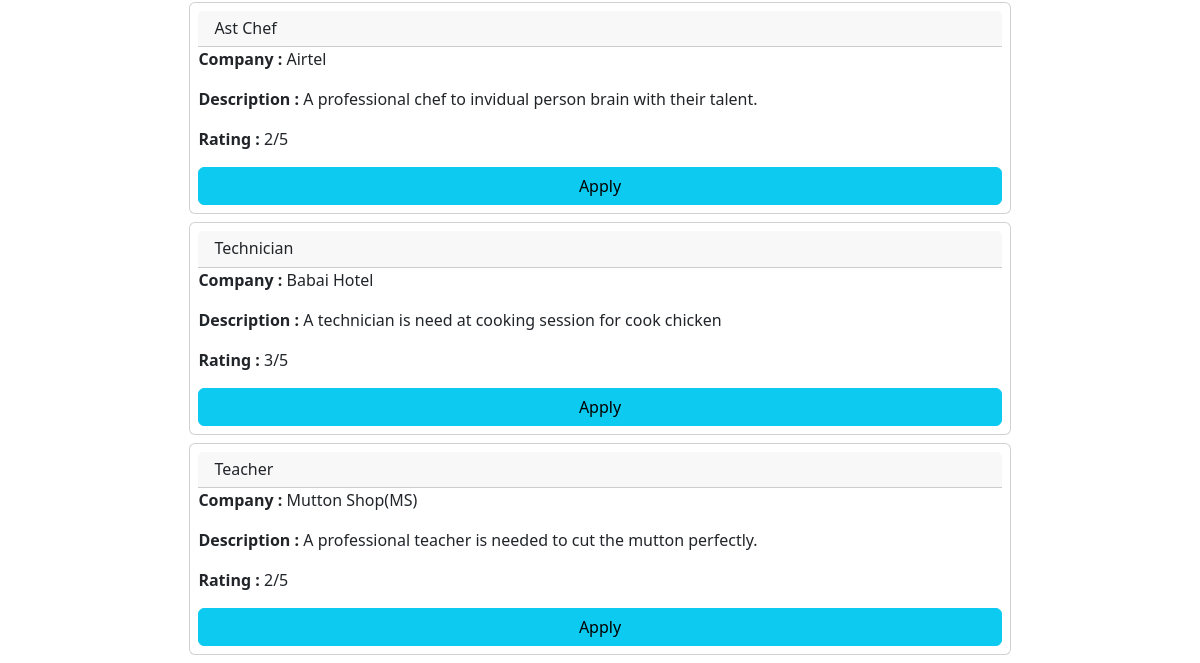
The page /jobs (signed in, lower part) on the database as committed earlier.
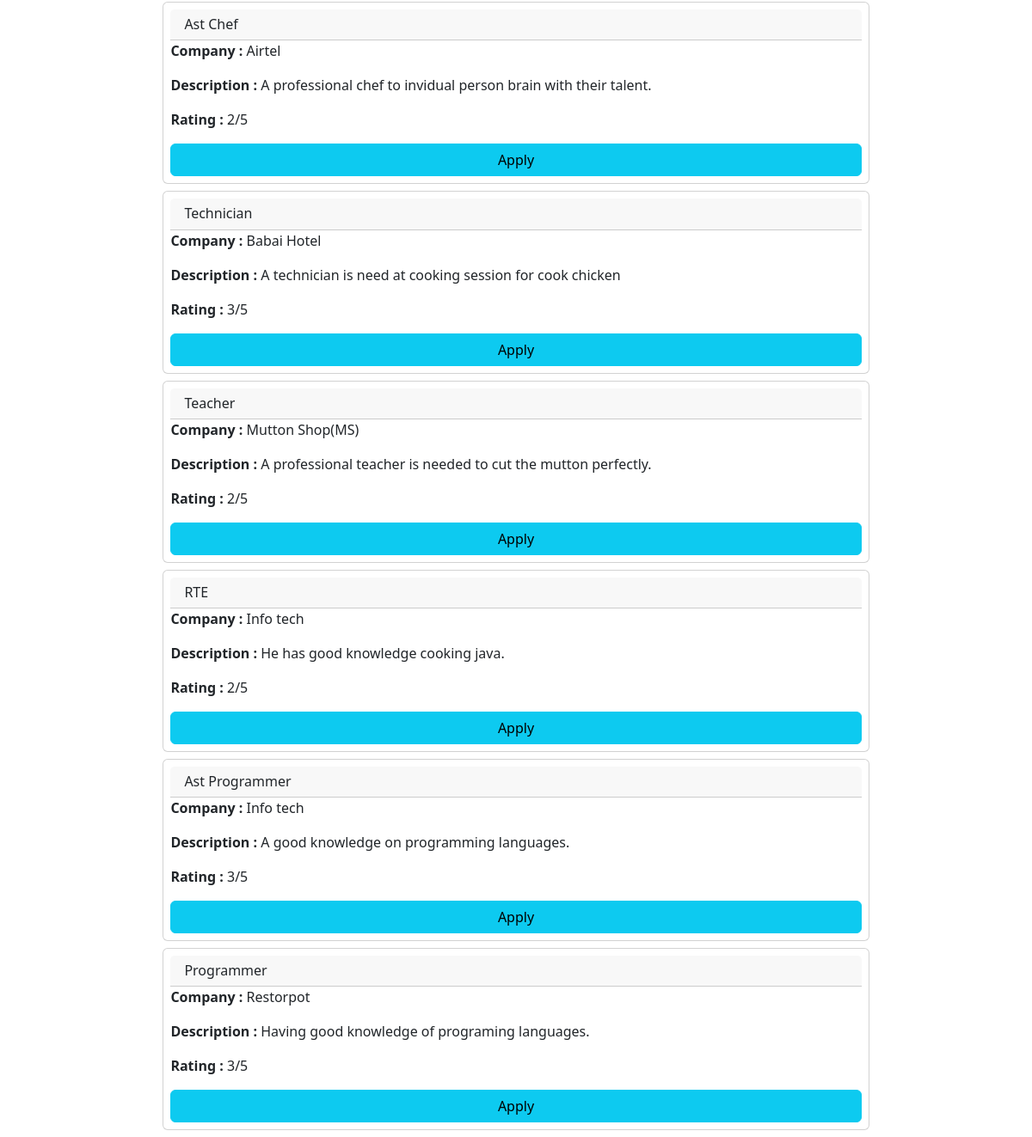
The same page on the database as committed later.
### business/models.py (models this page shows, shortened)
class Jobs(models.Model):
    job_id = models.AutoField(primary_key=True)
    post = models.CharField(max_length=200)
    company_name = models.CharField(max_length=200)
    rating = models.IntegerField()
    description = models.TextField(max_length=220)
    posted_on = models.DateField(auto_now=True)

### business/views.py (the view)
# urls.py: path('jobs', job_search, name="jobs"),
@login_required
def job_search(request):
    jobs = Jobs.objects.all().values()
    if request.method == "POST":
        search = request.POST.get("searching")
        if search != "":
            jobs = Jobs.objects.filter(post__contains=search)
        else:
            messages.warning(request,"Please type any word")
    return render(request, 'jobsearch.html', {"jobs" : jobs})

### business/templates/jobsearch.html (shortened to what this page needs)
{% extends "base.html" %}
{% block content %}
<div>
    {% for job in jobs %}
    <div class="card m-2 p-2">
        <h6 class="card-header">{{ job.post }}</h6>
        <p class="card-text"><b>Company : </b>{{ job.company_name }}</p>
        <p class="card-text"><b>Description : </b>{{ job.description }}</p>
        <p class="card-text"><b>Rating : </b>{{ job.rating }}/5</p>
        <button class="btn btn-info">Apply</button>
    </div>
    {% endfor %}
</div>
{% endblock %}

Rows that differ between the two databases and show on the page:
added Jobs: post "RTE", company_name "Info tech", description "He has good knowledge cooking java.", rating "2"
added Jobs: post "Ast Programmer", company_name "Info tech", description "A good knowledge on programming languages.", rating "3"
added Jobs: post "Programmer", company_name "Restorpot", description "Having good knowledge of programing languages.", rating "3"
